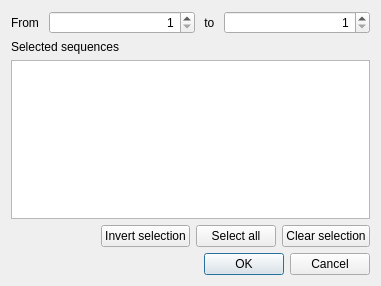
<?xml version="1.0" encoding="UTF-8"?>
<ui version="4.0">
 <class>SelectSubalignimentDialog</class>
 <widget class="QDialog" name="SelectSubalignimentDialog">
  <property name="geometry">
   <rect>
    <x>0</x>
    <y>0</y>
    <width>381</width>
    <height>286</height>
   </rect>
  </property>
  <property name="windowTitle">
   <string>Select subalignment</string>
  </property>
  <layout class="QVBoxLayout" name="verticalLayout">
   <item>
    <layout class="QHBoxLayout" name="horizontalLayout_4">
     <item>
      <widget class="QLabel" name="label">
       <property name="text">
        <string>From </string>
       </property>
      </widget>
     </item>
     <item>
      <widget class="QSpinBox" name="startPosBox">
       <property name="sizePolicy">
        <sizepolicy hsizetype="Expanding" vsizetype="Fixed">
         <horstretch>0</horstretch>
         <verstretch>0</verstretch>
        </sizepolicy>
       </property>
       <property name="alignment">
        <set>Qt::AlignRight|Qt::AlignTrailing|Qt::AlignVCenter</set>
       </property>
       <property name="minimum">
        <number>1</number>
       </property>
       <property name="maximum">
        <number>500000</number>
       </property>
      </widget>
     </item>
     <item>
      <widget class="QLabel" name="label_4">
       <property name="text">
        <string> to </string>
       </property>
      </widget>
     </item>
     <item>
      <widget class="QSpinBox" name="endPosBox">
       <property name="sizePolicy">
        <sizepolicy hsizetype="Expanding" vsizetype="Fixed">
         <horstretch>0</horstretch>
         <verstretch>0</verstretch>
        </sizepolicy>
       </property>
       <property name="alignment">
        <set>Qt::AlignRight|Qt::AlignTrailing|Qt::AlignVCenter</set>
       </property>
       <property name="minimum">
        <number>1</number>
       </property>
      </widget>
     </item>
    </layout>
   </item>
   <item>
    <widget class="QLabel" name="label_2">
     <property name="text">
      <string>Selected sequences</string>
     </property>
    </widget>
   </item>
   <item>
    <widget class="QTableWidget" name="sequencesTableWidget">
     <attribute name="horizontalHeaderDefaultSectionSize">
      <number>100</number>
     </attribute>
    </widget>
   </item>
   <item>
    <layout class="QHBoxLayout" name="horizontalLayout">
     <item>
      <spacer name="horizontalSpacer">
       <property name="orientation">
        <enum>Qt::Horizontal</enum>
       </property>
       <property name="sizeHint" stdset="0">
        <size>
         <width>40</width>
         <height>20</height>
        </size>
       </property>
      </spacer>
     </item>
     <item>
      <widget class="QPushButton" name="invertButton">
       <property name="text">
        <string>Invert selection</string>
       </property>
      </widget>
     </item>
     <item>
      <widget class="QPushButton" name="allButton">
       <property name="text">
        <string>Select all</string>
       </property>
      </widget>
     </item>
     <item>
      <widget class="QPushButton" name="noneButton">
       <property name="text">
        <string>Clear selection</string>
       </property>
      </widget>
     </item>
    </layout>
   </item>
   <item>
    <widget class="QDialogButtonBox" name="buttonBox">
     <property name="standardButtons">
      <set>QDialogButtonBox::Cancel|QDialogButtonBox::Ok</set>
     </property>
    </widget>
   </item>
  </layout>
 </widget>
 <resources/>
 <connections>
  <connection>
   <sender>buttonBox</sender>
   <signal>rejected()</signal>
   <receiver>SelectSubalignimentDialog</receiver>
   <slot>reject()</slot>
   <hints>
    <hint type="sourcelabel">
     <x>174</x>
     <y>324</y>
    </hint>
    <hint type="destinationlabel">
     <x>174</x>
     <y>172</y>
    </hint>
   </hints>
  </connection>
  <connection>
   <sender>buttonBox</sender>
   <signal>accepted()</signal>
   <receiver>SelectSubalignimentDialog</receiver>
   <slot>accept()</slot>
   <hints>
    <hint type="sourcelabel">
     <x>174</x>
     <y>324</y>
    </hint>
    <hint type="destinationlabel">
     <x>174</x>
     <y>172</y>
    </hint>
   </hints>
  </connection>
 </connections>
</ui>
